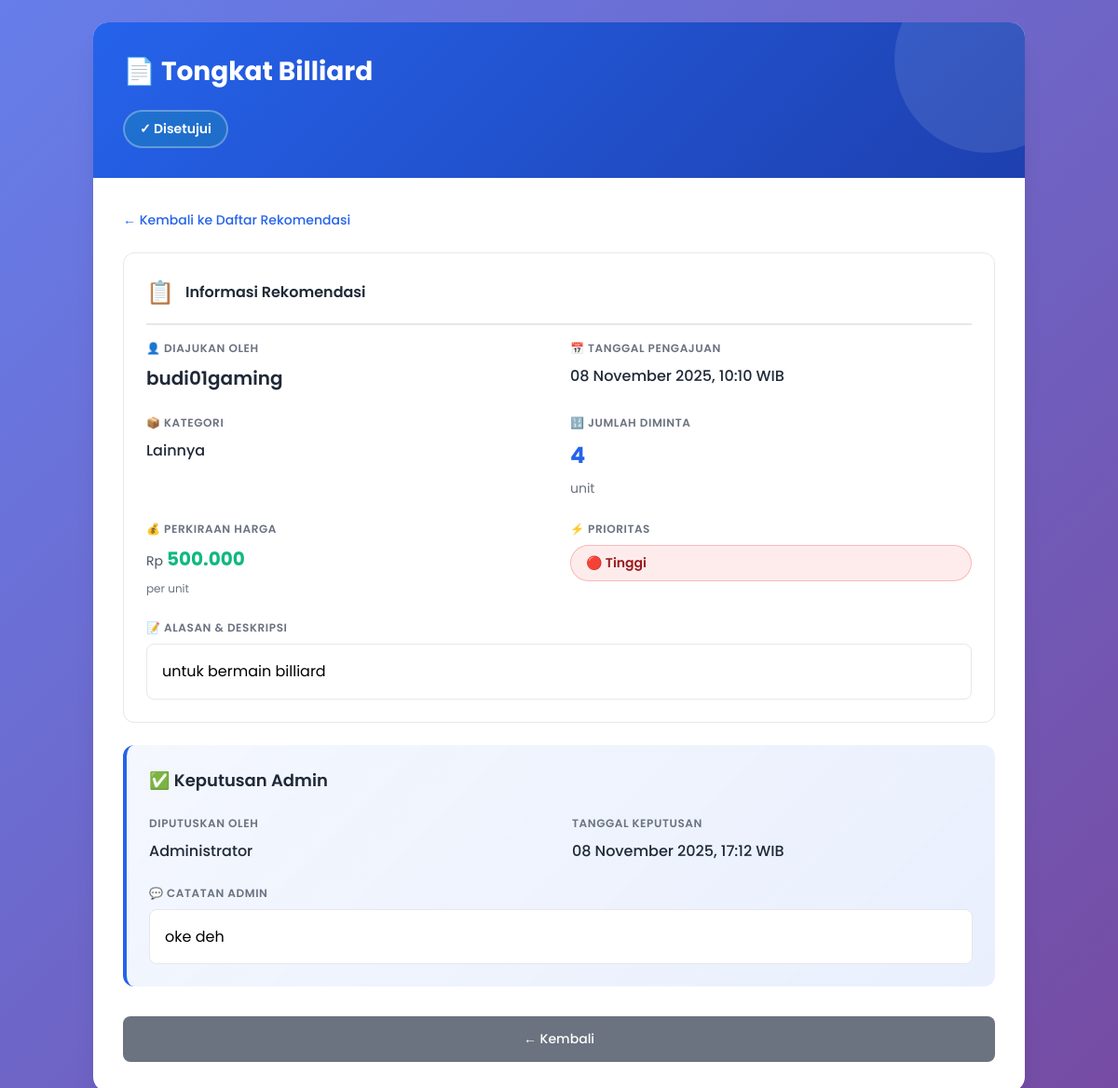
Page /detail_rekomendasi.php?id=2 (signed in) on the committed database.
### tables this page shows
CREATE TABLE `rekomendasi_alat` (
  `id` int(11) NOT NULL,
  `user_id` int(11) NOT NULL,
  `nama_alat` varchar(100) NOT NULL,
  `kategori` enum('Bola','Raket','Matras','Jaring','Lainnya') NOT NULL,
  `jumlah_diminta` int(11) NOT NULL DEFAULT 0,
  `alasan` text NOT NULL,
  `perkiraan_harga` decimal(15,2) DEFAULT NULL,
  `prioritas` enum('Rendah','Sedang','Tinggi') NOT NULL DEFAULT 'Sedang',
  `status` enum('Menunggu','Disetujui','Ditolak') NOT NULL DEFAULT 'Menunggu',
  `catatan_admin` text DEFAULT NULL,
  `tanggal_disetujui` datetime DEFAULT NULL,
  `disetujui_oleh` int(11) DEFAULT NULL,
  `created_at` timestamp NOT NULL DEFAULT current_timestamp(),
  `updated_at` timestamp NOT NULL DEFAULT current_timestamp() ON UPDATE current_timestamp()
);

CREATE TABLE `users` (
  `id` int(11) NOT NULL,
  `username` varchar(50) NOT NULL,
  `password` varchar(255) NOT NULL,
  `nama_lengkap` varchar(100) NOT NULL,
  `role` enum('admin','user') NOT NULL DEFAULT 'user',
  `created_at` timestamp NOT NULL DEFAULT current_timestamp()
);

### detail_rekomendasi.php (the view, shortened to what this page needs)
<?php
require_once 'config.php';
$user_id = $_SESSION['user_id'];
$role = $_SESSION['role'];
$id = $_GET['id'];
$query = "SELECT r.*, u.nama_lengkap as pengusul,
          a.nama_lengkap as admin_name
          FROM rekomendasi_alat r
          JOIN users u ON r.user_id = u.id
          LEFT JOIN users a ON r.disetujui_oleh = a.id
          WHERE r.id = ?";
$stmt = $conn->prepare($query);
if ($role != 'admin') {
    $stmt->bind_param("ii", $id, $user_id);
} else {
    $stmt->bind_param("i", $id);
}
$stmt->execute();
$result = $stmt->get_result();
$rekomendasi = $result->fetch_assoc();
?>
<!DOCTYPE html>
<html lang="id">
<head>
</head>
<body>
    <div class="container">
        <div class="detail-wrapper">
            <div class="detail-header">
                <div class="detail-header-content">
                    <h1>📄 <?php echo htmlspecialchars($rekomendasi['nama_alat']); ?></h1>
                    <span class="status-badge <?php echo strtolower($rekomendasi['status']); ?>">
                        <?php
                        $status_icons = [
                            'Menunggu' => '⏳',
                            'Disetujui' => '✓',
                            'Ditolak' => '✗'
                        ];
                        echo $status_icons[$rekomendasi['status']] . ' ' . htmlspecialchars($rekomendasi['status']);
                        ?>
                    </span>
                </div>
            </div>
            <div class="detail-content">
                <a href="daftar_rekomendasi.php" class="back-link">
                    ← Kembali ke Daftar Rekomendasi
                </a>
                <div class="card">
                    <div class="card-header">
                        <span class="card-icon">📋</span>
                        <h3 class="card-title">Informasi Rekomendasi</h3>
                    </div>
                    <div class="detail-grid">
                        <div class="detail-item">
                            <span class="detail-label">👤 Diajukan Oleh</span>
                            <span class="detail-value large"><?php echo htmlspecialchars($rekomendasi['pengusul']); ?></span>
                        </div>
                        <div class="detail-item">
                            <span class="detail-label">📅 Tanggal Pengajuan</span>
                            <span class="detail-value"><?php echo date('d F Y, H:i', strtotime($rekomendasi['created_at'])); ?> WIB</span>
                        </div>
                        <div class="detail-item">
                            <span class="detail-label">📦 Kategori</span>
                            <span class="detail-value"><?php echo htmlspecialchars($rekomendasi['kategori']); ?></span>
                        </div>
                        <div class="detail-item">
                            <span class="detail-label">🔢 Jumlah Diminta</span>
                            <span class="detail-value highlight"><?php echo htmlspecialchars($rekomendasi['jumlah_diminta']); ?></span>
                            <span style="color: var(--gray-500); font-size: 0.875rem;">unit</span>
                        </div>
                        <div class="detail-item">
                            <span class="detail-label">💰 Perkiraan Harga</span>
                            <?php if ($rekomendasi['perkiraan_harga']): ?>
                            <div class="price-display">
                                <span class="currency">Rp</span>
                                <span class="amount"><?php echo number_format($rekomendasi['perkiraan_harga'], 0, ',', '.'); ?></span>
                            </div>
                            <span style="color: var(--gray-500); font-size: 0.75rem;">per unit</span>
                            <?php else: ?>
                            <span class="detail-value" style="color: var(--gray-400);">Tidak ada estimasi</span>
                            <?php endif; ?>
                        </div>
                        <div class="detail-item">
                            <span class="detail-label">⚡ Prioritas</span>
                            <span class="priority-badge <?php echo strtolower($rekomendasi['prioritas']); ?>">
                                <?php
                                $priority_icons = [
                                    'Tinggi' => '🔴',
                                    'Sedang' => '🟡',
                                    'Rendah' => '🟢'
                                ];
                                echo $priority_icons[$rekomendasi['prioritas']] . ' ' . htmlspecialchars($rekomendasi['prioritas']);
                                ?>
                            </span>
                        </div>
                        <div class="detail-item full">
                            <span class="detail-label">📝 Alasan & Deskripsi</span>
                            <div class="description-box">
                                <?php echo nl2br(htmlspecialchars($rekomendasi['alasan'])); ?>
                            </div>
                        </div>
                    </div>
                </div>
                <?php if ($rekomendasi['status'] != 'Menunggu'): ?>
                <div class="admin-section">
                    <h3 class="section-title">
                        <?php echo $rekomendasi['status'] == 'Disetujui' ? '✅' : '❌'; ?>
                        Keputusan Admin
                    </h3>
                    <div class="detail-grid">
                        <div class="detail-item">
                            <span class="detail-label">Diputuskan Oleh</span>
                            <span class="detail-value"><?php echo htmlspecialchars($rekomendasi['admin_name']); ?></span>
                        </div>
                        <div class="detail-item">
                            <span class="detail-label">Tanggal Keputusan</span>
                            <span class="detail-value"><?php echo date('d F Y, H:i', strtotime($rekomendasi['tanggal_disetujui'])); ?> WIB</span>
                        </div>
                        <?php if ($rekomendasi['catatan_admin']): ?>
                        <div class="detail-item full">
                            <span class="detail-label">💬 Catatan Admin</span>
                            <div class="description-box">
                                <?php echo nl2br(htmlspecialchars($rekomendasi['catatan_admin'])); ?>
                            </div>
                        </div>
                        <?php endif; ?>
                    </div>
                </div>
                <?php endif; ?>
                <div class="btn-group">
                    <a href="daftar_rekomendasi.php" class="btn btn-secondary">
                        ← Kembali
                    </a>
                </div>
            </div>
        </div>
    </div>
</body>
</html>

### detail_rekomendasi.php (style rules this page uses)
* { margin: 0; padding: 0; box-sizing: border-box; }
:root { --primary-blue: #2563eb; --primary-blue-dark: #1e40af; --accent-green: #10b981; --accent-red: #ef4444; --accent-orange: #f59e0b; --white: #ffffff; --gray-50: #f9fafb; --gray-100: #f3f4f6; --gray-200: #e5e7eb; --gray-500: #6b7280; --gray-600: #4b5563; --gray-700: #374151; --gray-800: #1f2937; }
body { font-family: 'Poppins', sans-serif; background: linear-gradient(135deg, #667eea 0%, #764ba2 100%); min-height: 100vh; padding: 1.5rem; }
.container { max-width: 1000px; margin: 0 auto; }
.detail-wrapper { background: var(--white); border-radius: 1rem; box-shadow: 0 20px 25px -5px rgba(0, 0, 0, 0.1); overflow: hidden; animation: slideUp 0.4s ease-out; }
.detail-header { background: linear-gradient(135deg, var(--primary-blue) 0%, var(--primary-blue-dark) 100%); color: var(--white); padding: 2rem; position: relative; overflow: hidden; }
.detail-header::before { content: ''; position: absolute; top: 0; right: 0; width: 200px; height: 200px; background: rgba(255, 255, 255, 0.1); border-radius: 50%; transform: translate(30%, -30%); }
.detail-header-content { position: relative; z-index: 1; }
.detail-header h1 { font-size: 1.75rem; font-weight: 700; margin-bottom: 0.5rem; }
.status-badge { display: inline-flex; align-items: center; gap: 0.5rem; padding: 0.5rem 1rem; border-radius: 50px; font-size: 0.875rem; font-weight: 600; margin-top: 0.75rem; }
.status-badge.disetujui { background: rgba(16, 185, 129, 0.2); color: var(--white); border: 2px solid rgba(255, 255, 255, 0.3); }
.back-link { display: inline-flex; align-items: center; gap: 0.5rem; color: var(--primary-blue); text-decoration: none; font-size: 0.875rem; font-weight: 500; margin-bottom: 1.5rem; transition: all 0.15s; }
.detail-content { padding: 2rem; }
.section-title { font-size: 1.125rem; font-weight: 600; color: var(--gray-800); margin-bottom: 1.5rem; display: flex; align-items: center; gap: 0.5rem; }
.detail-grid { display: grid; grid-template-columns: repeat(2, 1fr); gap: 1.5rem; }
.detail-item { display: flex; flex-direction: column; gap: 0.5rem; }
.detail-item.full { grid-column: 1 / -1; }
.detail-label { color: var(--gray-500); font-size: 0.75rem; text-transform: uppercase; font-weight: 600; letter-spacing: 0.05em; }
.detail-value { color: var(--gray-800); font-size: 1rem; font-weight: 500; }
.detail-value.highlight { color: var(--primary-blue); font-size: 1.5rem; font-weight: 700; }
.detail-value.large { font-size: 1.25rem; font-weight: 600; }
.card { background: var(--white); border: 1px solid var(--gray-200); border-radius: 0.75rem; padding: 1.5rem; margin-bottom: 1.5rem; }
.card-header { display: flex; align-items: center; gap: 0.75rem; margin-bottom: 1rem; padding-bottom: 1rem; border-bottom: 2px solid var(--gray-200); }
.card-icon { font-size: 1.5rem; }
.card-title { font-size: 1rem; font-weight: 600; color: var(--gray-800); }
.admin-section { background: linear-gradient(135deg, rgba(37, 99, 235, 0.05) 0%, rgba(37, 99, 235, 0.1) 100%); border-left: 4px solid var(--primary-blue); padding: 1.5rem; border-radius: 0.75rem; margin-top: 1.5rem; }
.priority-badge { display: inline-flex; align-items: center; gap: 0.25rem; padding: 0.5rem 1rem; border-radius: 50px; font-size: 0.875rem; font-weight: 600; }
.priority-badge.tinggi { background: rgba(239, 68, 68, 0.1); color: #991b1b; border: 1px solid rgba(239, 68, 68, 0.3); }
.btn-group { display: flex; gap: 0.75rem; margin-top: 2rem; }
.btn { flex: 1; display: inline-flex; align-items: center; justify-content: center; gap: 0.5rem; padding: 0.875rem 1.5rem; font-size: 0.875rem; font-weight: 500; border-radius: 0.5rem; border: none; cursor: pointer; transition: all 0.15s; text-decoration: none; }
.btn-secondary { background: var(--gray-500); color: var(--white); }
.price-display { display: flex; align-items: baseline; gap: 0.25rem; }
.currency { font-size: 0.875rem; color: var(--gray-600); }
.amount { font-size: 1.25rem; font-weight: 700; color: var(--accent-green); }
.description-box { background: var(--white); padding: 1rem; border-radius: 0.5rem; border: 1px solid var(--gray-200); line-height: 1.6; }

### rows in the picture
rekomendasi_alat: nama_alat "Tongkat Billiard", status "✓", status "Disetujui", user.nama_lengkap "budi01gaming", created_at "08 November 2025, 10:10", kategori "Lainnya", jumlah_diminta "4", perkiraan_harga "500.000", prioritas "🔴", prioritas "Tinggi", alasan "untuk bermain billiard", disetujui_oleh.nama_lengkap "Administrator", tanggal_disetujui "08 November 2025, 17:12", catatan_admin "oke deh"
